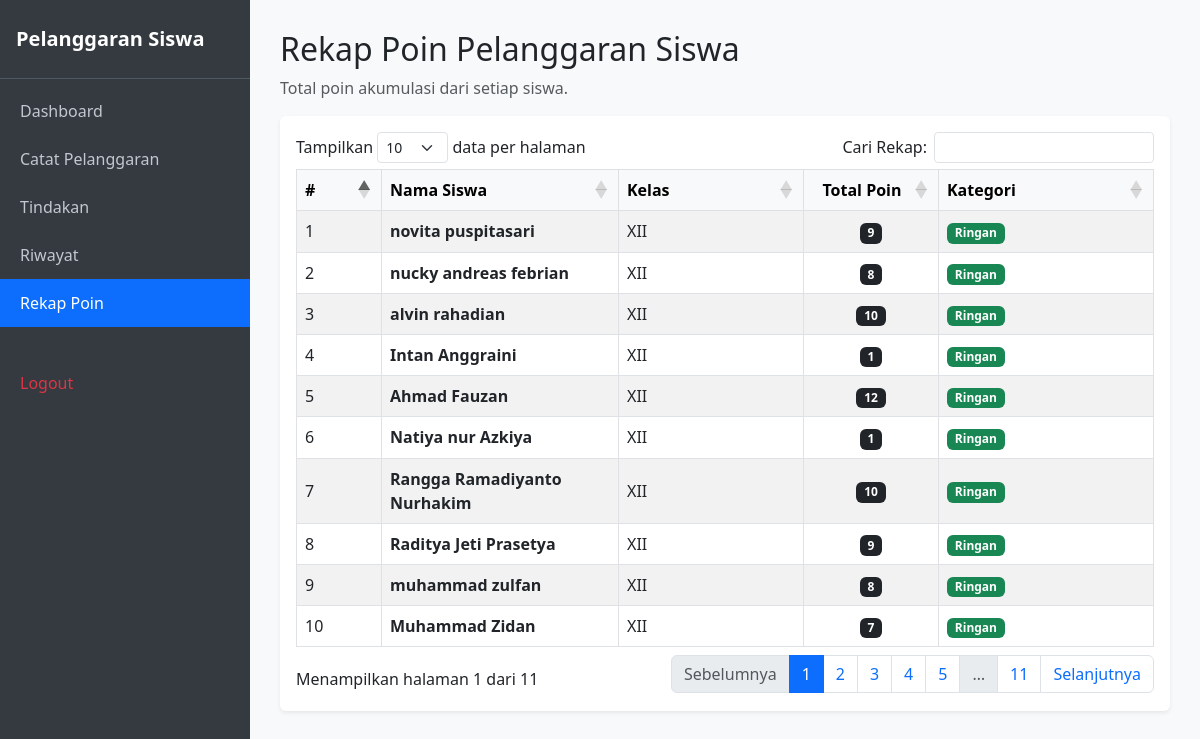
Page /rekap_poin.php (signed in) on the committed database.
### tables this page shows
CREATE TABLE `t_pelanggaran` (
  `id` int(11) NOT NULL,
  `pelanggaran_kategori_id` int(11) DEFAULT NULL,
  `kode` varchar(30) DEFAULT NULL,
  `nama` varchar(150) DEFAULT NULL,
  `poin` int(11) NOT NULL,
  `deskripsi` text NOT NULL,
  `status_aktif` tinyint(1) NOT NULL,
  `created_at` timestamp NOT NULL DEFAULT current_timestamp(),
  `updated_at` timestamp NOT NULL DEFAULT current_timestamp(),
  `id_t_siswa` int(11) NOT NULL,
  `pelanggaran` varchar(255) NOT NULL,
  `tanggal` date DEFAULT NULL,
  `status_tindakan` varchar(100) NOT NULL DEFAULT 'Perlu Tindakan'
);

CREATE TABLE `t_siswa` (
  `id` int(11) NOT NULL,
  `nis` varchar(30) DEFAULT NULL,
  `nisn` varchar(20) NOT NULL,
  `nama` varchar(150) DEFAULT NULL,
  `jenis_kelamin` char(1) NOT NULL,
  `tanggal_lahir` date NOT NULL,
  `alamat` text NOT NULL,
  `status_aktif` tinyint(1) NOT NULL,
  `created_at` timestamp NOT NULL DEFAULT current_timestamp(),
  `updated_at` timestamp NOT NULL DEFAULT current_timestamp()
);

### rekap_poin.php (the view, shortened to what this page needs)
<?php
include 'config/koneksi.php';
$data_siswa = [];
$q_all_siswa = mysqli_query($koneksi, "SELECT * FROM t_siswa ORDER BY id DESC");
if ($q_all_siswa) {
    while ($s = mysqli_fetch_assoc($q_all_siswa)) {
        $data_siswa[] = $s;
    }
}
?>
<!DOCTYPE html>
<html lang="id">
<head>
    <link href="https://cdn.jsdelivr.net/npm/bootstrap@5.3.0/dist/css/bootstrap.min.css" rel="stylesheet">
    <link rel="stylesheet" href="https://cdn.datatables.net/1.13.6/css/dataTables.bootstrap5.min.css">
</head>
<body>
    <div class="sidebar">
        <div class="brand">Pelanggaran Siswa</div>
        <div class="nav flex-column mt-2">
            <a href="dashboard_guru.php">Dashboard</a>
            <a href="catat_pelanggaran.php">Catat Pelanggaran</a>
            <a href="tindakan.php">Tindakan</a>
            <a href="riwayat.php">Riwayat</a>
            <a href="rekap_poin.php" class="active">Rekap Poin</a>
            <a href="logout.php" class="text-danger">Logout</a>
        </div>
    </div>
    <div class="content">
        <h2>Rekap Poin Pelanggaran Siswa</h2>
        <p class="text-muted">Total poin akumulasi dari setiap siswa.</p>
        <div class="card p-3 shadow-sm border-0">
            <div class="table-responsive">
                <table id="tabelRekapPoin" class="table table-bordered table-striped align-middle mb-0" style="width:100%">
                    <thead class="table-light">
                        <tr>
                            <th style="width: 50px;">#</th>
                            <th>Nama Siswa</th>
                            <th style="width: 150px;">Kelas</th>
                            <th style="width: 100px;" class="text-center">Total Poin</th>
                            <th style="width: 180px;">Kategori</th>
                        </tr>
                    </thead>
                    <tbody>
                        <?php
                        $query = "SELECT * FROM t_pelanggaran ORDER BY id DESC";
                        $result = mysqli_query($koneksi, $query);
                        if ($result && mysqli_num_rows($result) > 0) {
                            $index = 0;
                            while ($row = mysqli_fetch_assoc($result)) {
                                $id_s = $row['id_t_siswa'] ?? $row['id_siswa'] ?? $row['siswa_id'] ?? $row['nis'] ?? 0;
                                $nama_siswa = "";
                                $kelas_siswa = "";
                                if (!empty($id_s)) {
                                    $q_siswa = mysqli_query($koneksi, "SELECT * FROM t_siswa WHERE id = '$id_s' OR nis = '$id_s'");
                                    if ($q_siswa && $d_siswa = mysqli_fetch_assoc($q_siswa)) {
                                        $nama_siswa = $d_siswa['nama'] ?? $d_siswa['nama_siswa'] ?? $d_siswa['nama_lengkap'] ?? '';
                                        $kelas_siswa = $d_siswa['kelas'] ?? $d_siswa['nama_kelas'] ?? $d_siswa['rombel'] ?? '';
                                    }
                                }
                                if (empty($nama_siswa)) {
                                    if (isset($data_siswa[$index])) {
                                        $s_item = $data_siswa[$index];
                                        $nama_siswa = $s_item['nama'] ?? $s_item['nama_siswa'] ?? $s_item['nama_lengkap'] ?? 'Siswa Tidak Ditemukan';
                                        if (empty($kelas_siswa)) {
                                            $kelas_siswa = $s_item['kelas'] ?? $s_item['nama_kelas'] ?? '';
                                        }
                                    } else {
                                        $nama_siswa = 'Siswa Tidak Ditemukan';
                                    }
                                }
                                if (empty($kelas_siswa) || $kelas_siswa == '-') {
                                    $kelas_siswa = 'XII';
                                }
                                $poin = intval($row['poin'] ?? $row['jml_poin'] ?? 0);
                                $badge_kategori = 'bg-success';
                                $teks_kategori = 'Ringan';
                                ?>
                                <tr>
                                    <td><?php echo $index + 1; ?></td>
                                    <td><b><?php echo htmlspecialchars($nama_siswa); ?></b></td>
                                    <td><?php echo htmlspecialchars($kelas_siswa); ?></td>
                                    <td class="text-center"><span class="badge bg-dark"><?php echo $poin; ?></span></td>
                                    <td><span class="badge <?php echo $badge_kategori; ?>"><?php echo $teks_kategori; ?></span></td>
                                </tr>
                                <?php
                                $index++;
                            }
                        } else {
                            echo "<tr><td colspan='5' class='text-center text-muted py-3'>Belum ada rekap poin tersedia.</td></tr>";
                        }
                        ?>
                    </tbody>
                </table>
            </div>
        </div>
    </div>
</body>
</html>

### rekap_poin.php (style rules this page uses)
body { min-height: 100vh; background-color: #f8f9fa; }
.sidebar { width: 250px; min-height: 100vh; background-color: #343a40; color: #fff; position: fixed; z-index: 100; }
.sidebar .brand { padding: 1.5rem 1rem; font-size: 1.25rem; font-weight: bold; border-bottom: 1px solid #4f5962; }
.sidebar a { color: #c2c7d0; text-decoration: none; padding: 12px 20px; display: block; }
.sidebar a:hover, .sidebar a.active { background-color: #0d6efd; color: #fff; }
.content { margin-left: 250px; padding: 30px; }

### rows in the picture
t_pelanggaran: id_t_siswa.nama "novita puspitasari", kelas_siswa "XII", poin "9", teks_kategori "Ringan"
t_pelanggaran: id_t_siswa.nama "nucky andreas febrian", kelas_siswa "XII", poin "8", teks_kategori "Ringan"
t_pelanggaran: id_t_siswa.nama "alvin rahadian", kelas_siswa "XII", poin "10", teks_kategori "Ringan"
t_pelanggaran: id_t_siswa.nama "Intan Anggraini", kelas_siswa "XII", poin "1", teks_kategori "Ringan"
t_pelanggaran: id_t_siswa.nama "Ahmad Fauzan", kelas_siswa "XII", poin "12", teks_kategori "Ringan"
t_pelanggaran: kelas_siswa "XII", poin "1", teks_kategori "Ringan"
t_siswa: nama "Natiya nur Azkiya"
t_pelanggaran: kelas_siswa "XII", poin "10", teks_kategori "Ringan"
t_siswa: nama "Rangga Ramadiyanto Nurhakim"
t_pelanggaran: kelas_siswa "XII", poin "9", teks_kategori "Ringan"
t_siswa: nama "Raditya Jeti Prasetya"
t_pelanggaran: kelas_siswa "XII", poin "8", teks_kategori "Ringan"
t_siswa: nama "muhammad zulfan"
t_pelanggaran: kelas_siswa "XII", poin "7", teks_kategori "Ringan"
t_siswa: nama "Muhammad Zidan"
